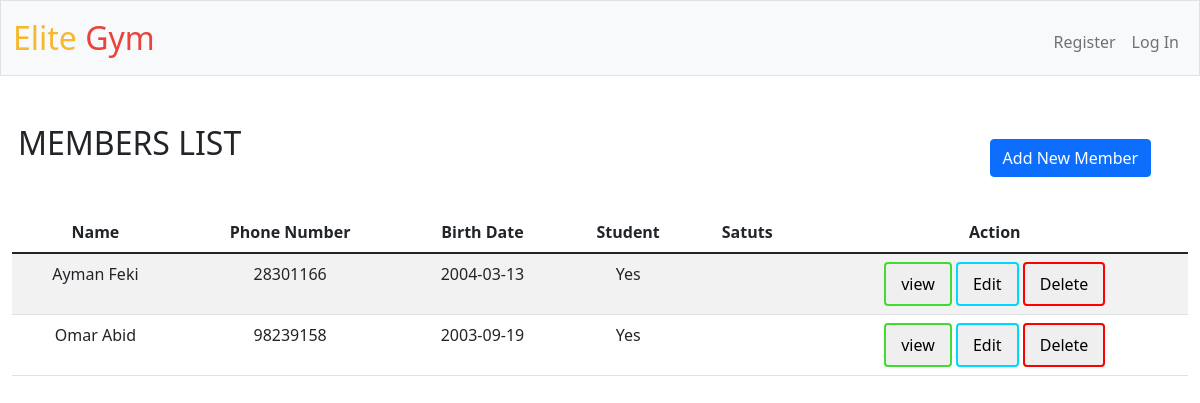
The app's page /members, older data.
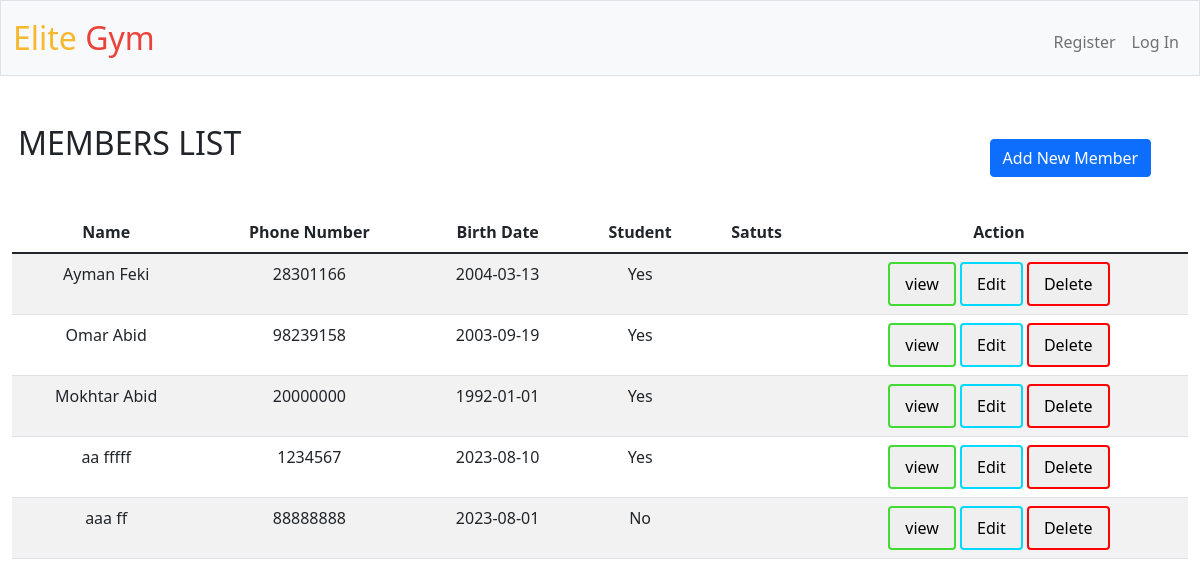
The same page, newer data.
### tables this page shows
CREATE TABLE client(
    cl_id           INTEGER   PRIMARY KEY AUTOINCREMENT,
    cl_Fname        TEXT      NOT NULL,
    cl_Lname        TEXT      NOT NULL,
    cl_num          INTEGER   UNIQUE
                              NOT NULL,
    cl_BD           TEXT,
    student         TEXT,
    CONSTRAINT CK_MEMBERSHIP CHECK (student IN ('yes', 'no', 'YES', 'NO', 'Yes', 'No') ) 
);

### app.py (the view)
@app.route("/members", methods=["GET", "POST"])
def members():
    clients=db.execute("select cl_Fname,cl_Lname,cl_num,cl_BD,student from client;")
    sport=db.execute("select sp_name from sport;")
    membership=db.execute("select m_id,cl_id,sp_id,ends_at from membership;")
    if request.method == "POST":
        if (not request.form.get("cl_num").isnumeric()) or len(request.form.get("cl_num"))<8:
            return render_template('members.html', message1="phone number invalid",clients=clients,sport=sport,membership=membership)
        number=db.execute("select cl_Fname from client where cl_num=?;",request.form.get("cl_num"))
        if len(number)>0:
            return render_template('members.html', message3="phone number already exist",clients=clients,sport=sport,membership=membership)
        db.execute(
                "insert into client (cl_Fname,cl_Lname,cl_num,cl_BD,student) values(?,?,?,?,?)",
                request.form.get("cl_Fname"),
                request.form.get("cl_Lname"),
                int(request.form.get("cl_num")),
                request.form.get("cl_BD"),
                request.form.get("student")
            )
        clients=db.execute("select cl_Fname,cl_Lname,cl_num,cl_BD,student from client;")
        if (not request.form.get("sp_name")) and (not request.form.get("m_type"))  and  (not request.form.get("duration")) and (not request.form.get("price")) and (not request.form.get("starts_at")):
            return render_template('members.html',message2="member added successfuly",clients=clients,sport=sport,membership=membership)
        if (not request.form.get("sp_name")) or (not request.form.get("m_type"))  or  (not request.form.get("duration")) or (not request.form.get("price")) or (not request.form.get("starts_at")):
            return render_template('members.html',message6="member added successfuly ",message4="No membership added ! Not enough informations",clients=clients,sport=sport,membership=membership)
        cl_id=db.execute("select cl_id from client where cl_num=?",int(request.form.get("cl_num")))
        sp_id=db.execute("select sp_id from sport where sp_name=?",request.form.get("sp_name"))
        db.execute(
                "insert into membership (cl_id,sp_id,m_type,duration,price,starts_at,ends_at,m_status,benefits) values(?,?,?,?,?,?,date(?,'+' || ? || ' months'),?,?)",
                cl_id[0]["cl_id"],
                sp_id[0]["sp_id"],
                request.form.get("m_type"),
                int(request.form.get("duration")),
                int(request.form.get("price")),
                request.form.get("starts_at"),
                request.form.get("starts_at"),
                int(request.form.get("duration")),
                'active','NULL'
                )
        return render_template('members.html',message5="member and his membership added successfuly",clients=clients,sport=sport,membership=membership)
    else:
        return render_template('members.html',clients=clients,sport=sport,membership=membership)

### templates/members.html (shortened to what this page needs)
{% extends "layout.html" %}
{% block main %}
<h2>MEMBERS LIST</h2>
<button type="button" class="btn btn-primary" data-bs-toggle="modal" data-bs-target="#exampleModal" id="add">
  Add New Member
</button>
  <table class="table table-striped">
    <thead>
      <tr>
        <th scope="col">Name</th>
        <th scope="col">Phone Number</th>
        <th scope="col">Birth Date</th>
        <th scope="col">Student</th>
        <th scope="col">Satuts</th>
        <th scope="col">Action</th>
      </tr>
    </thead>
    <tbody>
      {% for client in clients %}
      <tr>
      <td> {{client.cl_Fname}} {{client.cl_Lname}}</td>
      <td> {{client.cl_num}}</td>
      <td> {{client.cl_BD}}</td>
      <td> {{client.student}}</td>
      <td> </td>
      <td> <button type="button" class="custom-button" id="view">view</button>  <button type="button" class="custom-button" id="edit" >Edit</button>  <button type="button" id="delete" class="custom-button" >Delete</button></td>
      </tr>
      {% endfor %}
    </tbody>
  </table>
{% endblock %}

### templates/layout.html (shortened to what this page needs)
<!DOCTYPE html>
<html lang="en">
    <head>
        <link href="https://cdn.jsdelivr.net/npm/bootstrap@5.1.3/dist/css/bootstrap.min.css" rel="stylesheet">
        <link href="/static/styles.css" rel="stylesheet">
    </head>
    <body>
        <nav class="bg-light border navbar navbar-expand-md navbar-light">
            <div class="container-fluid">
                <a class="navbar-brand" href="/"><span class="yellow">Elite</span> <span class="red">Gym</span></a>
                <div class="collapse navbar-collapse" id="navbar">
                    {% if session["user_id"] %}
                        <ul class="navbar-nav me-auto mt-2">
                            <li class="nav-item"><a class="nav-link" href="/schedule">Schedule</a></li>
                            <li class="nav-item"><a class="nav-link" href="/members">Members</a></li>
                            <li class="nav-item"><a class="nav-link" href="/trainers">Trainers</a></li>
                            <li class="nav-item"><a class="nav-link" href="/history">History</a></li>
                        </ul>
                        <ul class="navbar-nav ms-auto mt-2">
                            <li class="nav-item"><a class="nav-link" href="/logout">Log Out</a></li>
                        </ul>
                    {% else %}
                        <ul class="navbar-nav ms-auto mt-2">
                            <li class="nav-item"><a class="nav-link" href="/register">Register</a></li>
                            <li class="nav-item"><a class="nav-link" href="/login">Log In</a></li>
                        </ul>
                    {% endif %}
                </div>
            </div>
        </nav>
        <main class="container-fluid py-5 text-center">
            {% block main %}{% endblock %}
        </main>
    </body>
</html>

### static/styles.css (style rules this page uses)
nav .navbar-brand { font-size: xx-large; }
nav .navbar-brand .red { color: #ea433b; }
nav .navbar-brand .yellow { color: #f5b82e; }
h2 { margin-bottom: -5%; margin-right: 80%; }
#add { margin-top: 3%; margin-bottom: 3%; margin-left:80%; }
.custom-button { color: rgb(0, 0, 0); border: none; padding: 8px 15px; text-align: center; text-decoration: none; display: inline-block; font-size: 16px; border-radius: 4px; }
#view { border: 2px solid #42db34; }
#edit { border: 2px solid #00d9ff; }
#delete { border: 2px solid #ff0000; }
td { padding:20px; }

Row changes from the older to the newer data that the page shows:
added client: cl_Fname "Mokhtar", cl_Lname "Abid", cl_num "20000000", cl_BD "1992-01-01", student "Yes"
added client: cl_Fname "aa", cl_Lname "fffff", cl_num "1234567", cl_BD "2023-08-10", student "Yes"
added client: cl_Fname "aaa", cl_Lname "ff", cl_num "88888888", cl_BD "2023-08-01", student "No"
